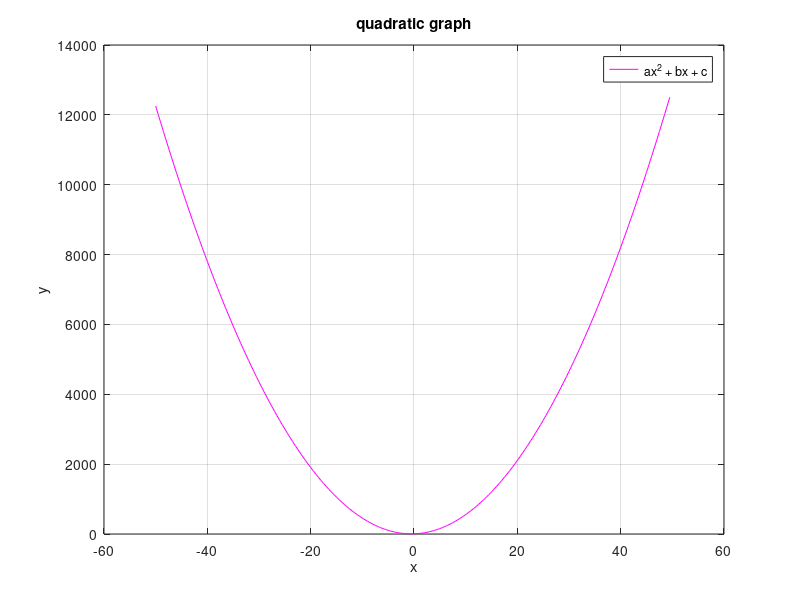

This chart was generated by the following MATLAB code:
clc
clear
l = 0;
x = [];
xp = -50;
xl =-5;
xll = [];
yll = [];

LOQ = input("linear or quadratic graph (lin or quad) ?","s")

if LOQ == "lin"
    while xl < 5
        yl = xl;
        xll =[xll, xl];
        yll = [yll,yl];
        xl = xl + 1;
        %disp("x11")
        %disp(xll)
        %disp("y11")
        %disp(yll)
    end
    plot(xll,yll, 'm','MarkerSize',20,'MarkerFaceColor','y','MarkerEdgeColor','g','LineWidth',0.5);

else
    while l == 0
        astr = input('input number a: ', "s");
        a = str2double(astr);
        bstr = input("input number b: ", "s");
        b = str2double(bstr);
        cstr= input("input number c: ","s");
        c = str2double(cstr);                %converting variables from strings to numbers
        linestr = input("input number x: ","s");
        line = str2double(linestr)

        if isnan(a)
            disp("a is not valid");
            l = 0;
        else
            disp("a is valid");
            l = 1;
        end

        if isnan(b)
            disp("b is not valid");
            l = 0;
        else
            disp("b is valid");
            l = 1;
        end
   
        if isnan(c)
            disp("c is not valid");
            l = 0;
        else
            disp("c is valid");
            l = 1;
        end
        if isnan(c)
            disp("x is not valid")
            l = 0
        else 
            disp("x is valid")
            l = 1
         
        end                         %checking all inputs are valid real number,
                                %outputting not valid when its not
    end                             %asking for values again if not valid

    discriminant = (b)^2-(4*a*c);
    disp("the discriminant is:")           %calculating the discriminant 
    disp(discriminant)

    if discriminant < 0            %where the output is less than 0, display no real roots
        disp("no real roots")
        while xp <= 50
            yp = (a*(x.^2))+(b*x)+c;       %calculating the y values in regards to x
 
            x =[x xp];
            xp = xp + 0.5;
        end
        x(end:end) = [];    %ensures vectors are same length
        p1 = plot(x,yp, 'm','MarkerSize',20,'MarkerFaceColor','y','MarkerEdgeColor','g','LineWidth',0.5);       %plotting graph
        xlabel("x")
        ylabel("y")
        title("quadratic graph")     
        legend("ax^2 + bx + c")
        grid on;               %labeling axis, titles, legends and adding a grid

    else
        if discriminant == 0     %if output is 0 then dipslay theres one root
            disp("one root found")
        else
            disp("2 roots found")   %if the value is anything else(positive and not 0) then display there are two roots
        end
        dsquare = sqrt(discriminant);
        quadPlus = (-b+(dsquare))/(2*a);
        quadNeg = (-b-(dsquare))/(2*a);       %finding outputs of quadratic formula
    
        if quadPlus == quadNeg
            disp("root: ")
            disp(quadNeg)          %display root for when the discriminant = 0
            while xp <= 50
                yp = (a*(x.^2))+(b*x)+c;   %calculating y values in regards to x
 
                x =[x xp];                 %adding each new xp value to x vector          
                xp = xp + 1; 
            end
            x(end:end) = [];    %ensures vectors are same length
            p1 = plot(x,yp, 'm','MarkerSize',20,'MarkerFaceColor','y','MarkerEdgeColor','g','LineWidth',0.5);
            xlabel("x")
            ylabel("y")
            title("quadratic graph")
            hold on;
            plot(quadNeg,"d:b")
            legend("ax^2 + bx + c", "root")
            grid on;                         %plotting graph, labeling axis, titles, and legend, plotting the root and adding a grid

            x(end:end) = [];      %ensures that x has the same number of value as yp
        else
            disp("roots: ")       %displaying two roots when the discriminant is >0
            disp(quadPlus)
            disp(quadNeg)
       
            while xp <= 50
                yp = (a*(x.^2))+(b*x)+c;    %calculating y values in regards to x 
 
                x =[x xp];
                xp = xp + 1;
            
            end
        x(end:end) = [];   %ensures that vectors x and y are the same length


        p1 = plot(x,yp, 'm','MarkerSize',20,'MarkerFaceColor','y','MarkerEdgeColor','g','LineWidth',0.5);
        xlabel("x")
        ylabel("y")
        title("quadratic graph")
        hold on;
        plot(quadNeg,0, "d:b")
        hold on;
        plot(quadPlus, 0,"d:g")
        legend("ax^2 + bx + c", "root 1", "root 2")
        grid on;                                  %plotting graph, labeling axis, titles and legends, plotting roots and adding a grid
        end 
    
    q = input("would you like to add a linear line(y or n) ?", "s")
    if q == "y"
        while xl < 5
            yl = xl;
            xll =[xll, xl];
            yll = [yll,yl];
            xl = xl + 1;
            %disp("x11")
            %disp(xll)
            %disp("y11")
            %disp(yll)
        end
        hold on;
        plot(xll,yll, 'm','MarkerSize',20,'MarkerFaceColor','y','MarkerEdgeColor','g','LineWidth',0.5);
    else
        disp("ok")
    end

    end
end
